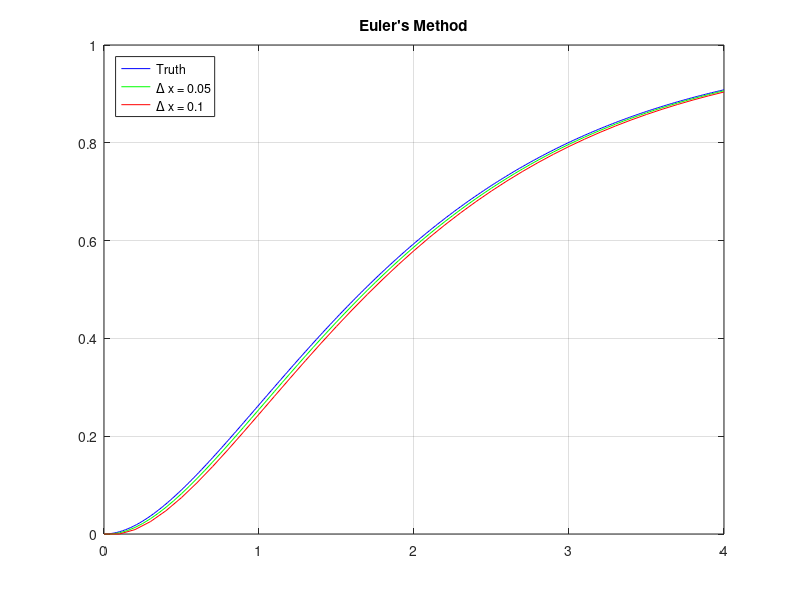

Reproduce this figure in MATLAB.
% Ex 7.2-101: Euler's method

dy = @(x) x .* exp(-x);
y = @(x) 1 - exp(-x) .* (x+1);

% (b) True solution

x = 0:0.01:4;
plot(x, y(x), 'b');
hold on

% part (c) : Euler's method with dx = 0.05
dx1 = 0.05;
x1 = 0:dx1:4;
n1 = length(x1);
y1 = zeros(1,n1);
for i=2:n1,
  y1(i) = y1(i-1) + dy(x1(i-1)) * dx1;
end
plot(x1, y1, 'g')

% part (d) : Euler's method with dx = 0.1
dx2 = 0.1;
x2 = 0:dx2:4;
n2 = length(x2);
y2 = zeros(1,n2);
for i=2:n2,
  y2(i) = y2(i-1) + dy(x2(i-1)) * dx2;
end
plot(x2, y2, 'r')
hold off
grid on
legend('Truth', '\Delta x = 0.05', '\Delta x = 0.1', 'location', 'northwest')
title("Euler's Method")

fprintf('True f(4) = %.4f\n', y(4));
fprintf("Euler's method with dx = 0.05: %.4f\n", y1(n1));
fprintf("Euler's method with dx = 0.1 : %.4f\n", y2(n2));



